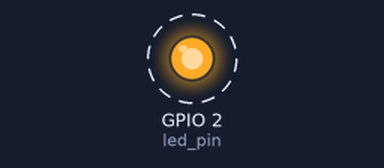
A sketch run on a simulated ESP32. Parts: output pins drawn as LEDs (lit = HIGH). Dashed ring = blinking.

Above: at 0.05 s.
Timing chart, 0 to 3.0 s (numbered marks = the images above):
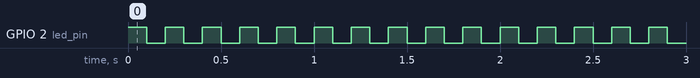

Measured:
- by itself, GPIO 2 (led_pin): alternates HIGH for 0.10 s and LOW for 0.10 s

The sketch:

ESP32_FreeRTOS_test.ino
```cpp
// use only core 1 for demo purposes
#if CONFIG_FREERTOS_UNICORE
static const BaseType_t app_cpu = 0;
#else
static const BaseType_t app_cpu = 1;
#endif

// Pins
static const int led_pin = LED_BUILTIN;

// TASK
void toggleLED(void *parameter) {
  while(1) {
    digitalWrite(led_pin, HIGH);
    vTaskDelay(500 / portTICK_PERIOD_MS);
    digitalWrite(led_pin, LOW);
    vTaskDelay(500 / portTICK_PERIOD_MS);
  }
}

void toggleLED2(void *parameter) {
  while(1) {
    digitalWrite(led_pin, HIGH);
    vTaskDelay(100 / portTICK_PERIOD_MS);
    digitalWrite(led_pin, LOW);
    vTaskDelay(100 / portTICK_PERIOD_MS);
  }
}

void setup() {
  // Configure pin
  pinMode(led_pin, OUTPUT);

  // Task to run forever
  xTaskCreatePinnedToCore( //Use xTaskCreate() in vanilla FreeRTOS
              toggleLED, // Function  to be called
              "Toggle LED", // Name of the task
              1024,  // Stack size (bytes) or words in FreeRTOS
              NULL,  // Parameter to pass to function
              1,     // Task Priority (0 to ConfigMax_PRIORITIES - 1)
              NULL,  // Task handle
              app_cpu); // CPU to run on. Core one.
    xTaskCreatePinnedToCore( //Use xTaskCreate() in vanilla FreeRTOS
              toggleLED2, // Function  to be called
              "Toggle LED 2", // Name of the task
              1024,  // Stack size (bytes) or words in FreeRTOS
              NULL,  // Parameter to pass to function
              1,     // Task Priority (0 to ConfigMax_PRIORITIES - 1)
              NULL,  // Task handle
              app_cpu); // CPU to run on. Core one.

}

void loop() {
  // put your main code here, to run repeatedly:

}
```
